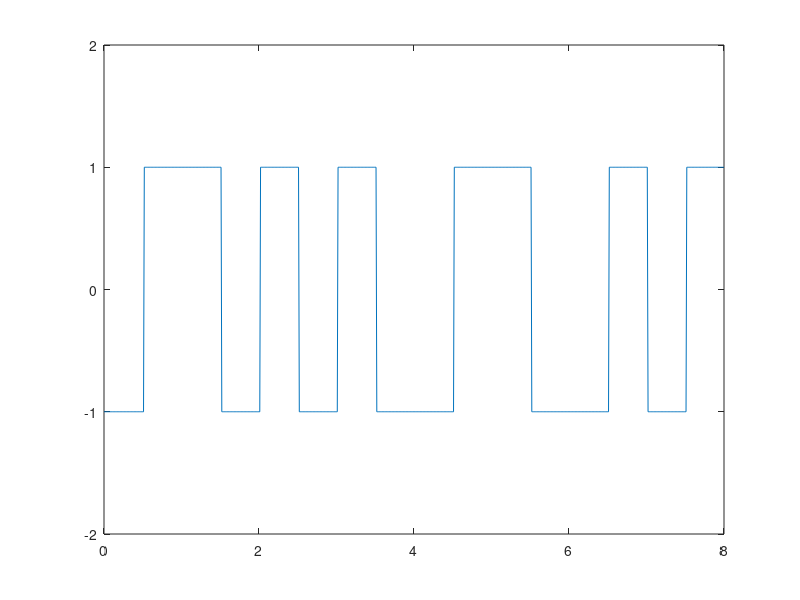

Write MATLAB code to recreate this figure.
clear;
clear all;
bits = [0 1 0 0 1 1 1 0];
nbits = length(bits);
arriba = false;
valTrans = [];
% Verificamos si hay transición al principio
if bits(1) == 0
   transicion = [-1 1];
   arriba = true;
else 
   transicion = [-1 1];
end
valTrans = [ valTrans transicion];
k = 2;
for i = 2 : nbits
    if bits(i) == 0
        tran = [valTrans(k - 1) valTrans(k)];
    else
        tran = [valTrans(k) valTrans(k - 1)];
    end
    k = k + 2;
    valTrans = [ valTrans tran];
end

k = 1;
l = 0.5;
T = 0 : 0.01 : length(bits);
for j = 1: length(T)
    y(j) = valTrans(k);
    if T(j) > l
       k = k + 1; 
       l = l + 0.5;
    end   
end

plot(T,y)
axis([0 nbits -2 2]);


